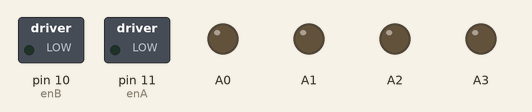
Bench run of a sketch on a simulated Arduino Uno, built with avr-gcc and run on an emulated ATmega328P. Shown: switched loads named in the sketch (green lamp = pin HIGH), output pins drawn as LEDs (lit = HIGH).

Above: at 0.05 s.
At 2.95 s:
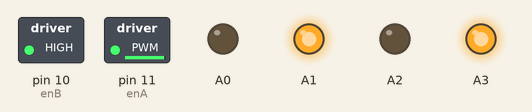
At 3.95 s:
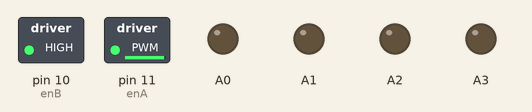
At 5.95 s:
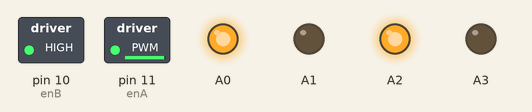
Timing chart, 0 to 6.9 s (numbered marks = the images above):
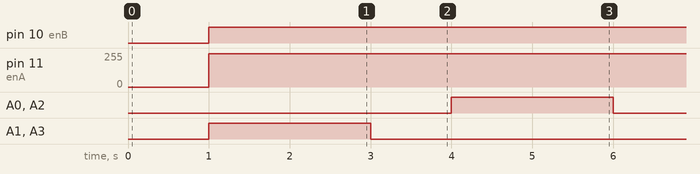

The sketch:

turn_test.ino
```cpp
// motor one
int enA = 11; /* PMW control speed motor 1*/
//in1 = A0; /*Output HIGH or LOW for direction */
//in2 = A1; /*Output LOW or HIGH for direction */


// motor two
int enB = 10; /* PMW control speed motor 1*/
//in3 = A2; /*Output HIGH or LOW for direction */
//in4 = A3; /*Output LOW or HIGH for direction */

int pwm_turn = 230;
int pwm_move = 200;

void turnCCW(int sp){                                   //turn counter clockwise
  // motor 1; turn right side forwards
  digitalWrite(A0, HIGH);
  digitalWrite(A1, LOW);
  analogWrite(enA, sp);

  // motor 2; turn left side backwards
  digitalWrite(A2, HIGH);
  digitalWrite(A3, LOW);
  digitalWrite(enB, 255);
}

void turnCW(int sp){                                    //turn clockwise
  // motor 1; turn right side backwards
  digitalWrite(A0, LOW);
  digitalWrite(A1, HIGH);
  analogWrite(enA, sp);

  // motor 2; turn left side forwards
  // motor 2
  digitalWrite(A2, LOW);
  digitalWrite(A3, HIGH);
  digitalWrite(enB, 255);

}

void off(){                                             //motors off
  digitalWrite(A0, LOW);
  digitalWrite(A1, LOW);

  digitalWrite(A2, LOW);
  digitalWrite(A3, LOW);
}

void setup() {
  pinMode(enA, OUTPUT);
  pinMode(enB, OUTPUT);
  pinMode(A0, OUTPUT);
  pinMode(A1, OUTPUT);
  pinMode(A2, OUTPUT);
  pinMode(A3, OUTPUT);
}

void loop() {
  delay(1000);
  turnCW(250);
  delay(2000);
  off();
  delay(1000);
  turnCCW(250);
  delay(2000);
  off();
}
```

Measured:
- by itself, pin 10 (enB): LOW → HIGH at 1.0 s
- by itself, pin 11 (enA): 0/255 → 250/255 at 1.0 s
- by itself, A0–3: alternates HIGH for 2.0 s and LOW for 4.0 s
